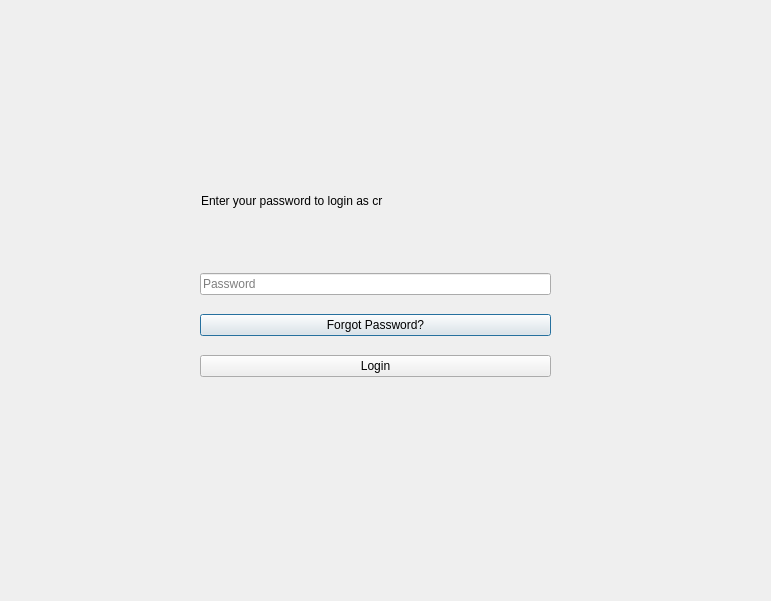
<?xml version="1.0" encoding="UTF-8"?>
<ui version="4.0">
 <class>crloginpage</class>
 <widget class="QDialog" name="crloginpage">
  <property name="geometry">
   <rect>
    <x>0</x>
    <y>0</y>
    <width>771</width>
    <height>601</height>
   </rect>
  </property>
  <property name="windowTitle">
   <string>Dialog</string>
  </property>
  <widget class="QWidget" name="layoutWidget">
   <property name="geometry">
    <rect>
     <x>200</x>
     <y>260</y>
     <width>351</width>
     <height>131</height>
    </rect>
   </property>
   <layout class="QVBoxLayout" name="verticalLayout_2">
    <item>
     <layout class="QHBoxLayout" name="horizontalLayout">
      <item>
       <widget class="QLineEdit" name="lineEditPassword">
        <property name="contextMenuPolicy">
         <enum>Qt::ContextMenuPolicy::DefaultContextMenu</enum>
        </property>
        <property name="echoMode">
         <enum>QLineEdit::EchoMode::Password</enum>
        </property>
        <property name="placeholderText">
         <string>Password</string>
        </property>
       </widget>
      </item>
     </layout>
    </item>
    <item>
     <widget class="QPushButton" name="pushButtonForgotpassword">
      <property name="text">
       <string>Forgot Password?</string>
      </property>
     </widget>
    </item>
    <item>
     <widget class="QPushButton" name="pushButtonLogin">
      <property name="text">
       <string>Login</string>
      </property>
     </widget>
    </item>
   </layout>
  </widget>
  <widget class="QLabel" name="label">
   <property name="geometry">
    <rect>
     <x>201</x>
     <y>160</y>
     <width>331</width>
     <height>81</height>
    </rect>
   </property>
   <property name="text">
    <string>Enter your password to login as cr</string>
   </property>
  </widget>
 </widget>
 <resources/>
 <connections/>
</ui>
